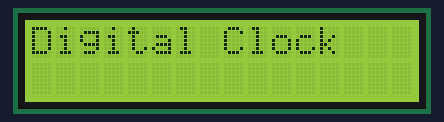
A sketch run on a simulated Arduino Uno, built with avr-gcc and run on an emulated ATmega328P. Parts: 16×2 character LCD.

Above: at 0.1 s.
At 2.1 s:
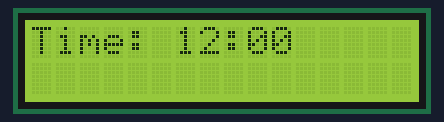
At 60.8 s:
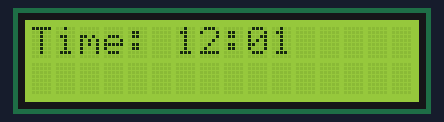
At 121.5 s:
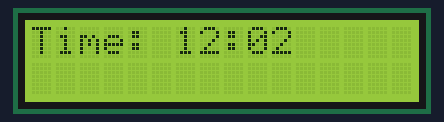

Measured:
- what the display in image 1 shows lasts 58.6 s, from 2.1 s to 60.7 s
- what the display in image 2 shows lasts 60.7 s, from 60.7 s to 121.4 s

The sketch:

DigitalClock.ino
```cpp
#include <Wire.h>
#include <LiquidCrystal_I2C.h>

LiquidCrystal_I2C lcd(0x27, 16, 2); // LCD I2C address might vary

unsigned long previousMillis = 0;
const long interval = 60000; // 1 minute in milliseconds

int hours = 0;
int minutes = 0;

void setup() {
  lcd.begin();
  lcd.backlight();

  // Set initial time (for example, 12:00)
  hours = 12;
  minutes = 0;

  lcd.setCursor(0, 0);
  lcd.print("Digital Clock");
  delay(2000);
  lcd.clear();
}

void loop() {
  unsigned long currentMillis = millis();

  // Check if one minute has passed
  if (currentMillis - previousMillis >= interval) {
    previousMillis = currentMillis;
    incrementTime();
  }

  displayTime();
  delay(1000); // Refresh display every second
}

void incrementTime() {
  minutes++;
  if (minutes >= 60) {
    minutes = 0;
    hours++;
    if (hours >= 24) {
      hours = 0;
    }
  }
}

void displayTime() {
  lcd.setCursor(0, 0);
  lcd.print("Time: ");

  if (hours < 10) lcd.print("0");
  lcd.print(hours);
  lcd.print(":");

  if (minutes < 10) lcd.print("0");
  lcd.print(minutes);
}
```
